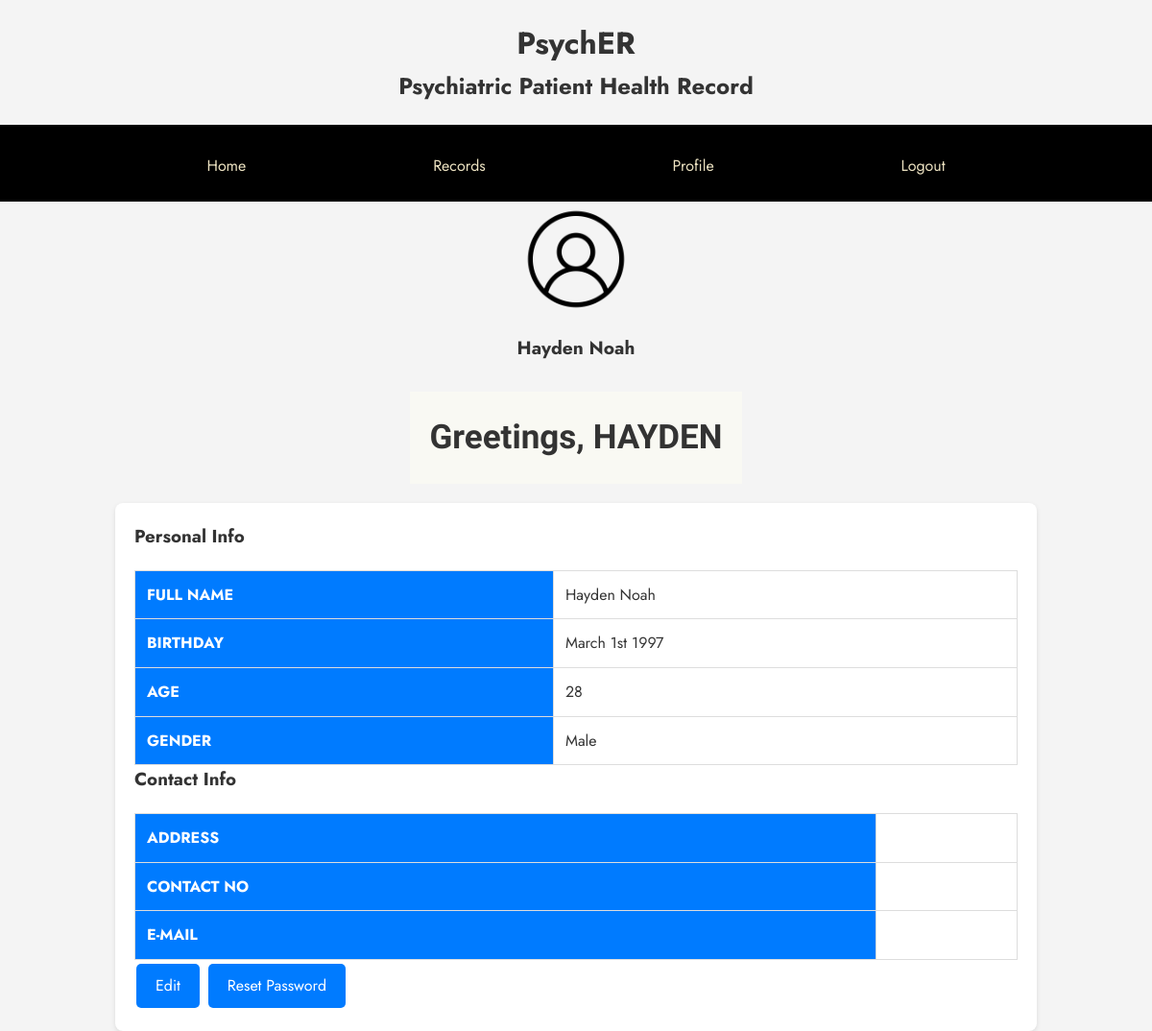
/pprofile.php (signed in), run on the app's committed database.
### tables this page shows
CREATE TABLE `patient` (
  `SSN` varchar(20) NOT NULL,
  `F_Name` char(15) NOT NULL,
  `L_Name` char(15) NOT NULL,
  `Address` varchar(30) NOT NULL,
  `Contact_No` varchar(20) NOT NULL,
  `Email` varchar(50) DEFAULT NULL,
  `Date_Of_Birth` date NOT NULL,
  `Gender` char(10) NOT NULL
);

### pprofile.php (the view, shortened to what this page needs)
<?php
include 'connection.php';
$ssn = $_SESSION["userID"];
$query = "SELECT F_Name, L_Name FROM patient WHERE SSN = ?";
$patientName = '';
if ($stmt = $conn->prepare($query)) {
    $stmt->bind_param("s", $ssn);
    $stmt->execute();
    $stmt->bind_result($firstName, $lastName);
    if ($stmt->fetch()) {
        $patientName = htmlspecialchars($firstName . ' ' . $lastName);
    }
} else {
    echo "Query error: " . $conn->error;
}
?>
<!DOCTYPE html>
<html>
<head>
  <link rel="stylesheet" type="text/css" href="pprofile_style.css">
</head>
<body>
    <div class="header">
        <h1>PsychER</h1>
        <h2>Psychiatric Patient Health Record</h2>
    </div>
    <div class="navigation-bar" style="text-align: center">
        <a href="pdashboard.php">Home</a>
        <a href="precords.php">Records</a>
        <a href="pprofile.php">Profile</a>
        <a class='logout' href="logout.php">Logout</a>
    </div>
    <div class="profile-section">
        <a href="pprofile.php">
            <img class="profile-icon" src="resource/profile.png" alt="Profile Icon" />
        </a>
        <p><?php echo $patientName; ?></p>
    </div>
    <?php
    require "connection.php";
    $uid = $_SESSION["userID"];
    $sql = "SELECT SSN, F_Name, CONCAT(F_Name, ' ', L_Name) AS Full_name, Address, Contact_No, Email, Date_Format(Date_Of_Birth, '%M %D %Y') AS Date_Of_Birth, Gender, DATE_FORMAT(NOW(), '%Y') - DATE_FORMAT(Date_Of_Birth, '%Y') - (DATE_FORMAT(NOW(), '00-%m-%d') < DATE_FORMAT(Date_Of_Birth, '00-%m-%d')) AS age FROM patient WHERE SSN=?";
    $stmt = mysqli_stmt_init($conn);
    if (!mysqli_stmt_prepare($stmt, $sql)) {
        header("Location: pdashboard.php?error=sqlerror");
        exit();
    } else {
        mysqli_stmt_bind_param($stmt, "s", $uid);
        mysqli_stmt_execute($stmt);
        $result = mysqli_stmt_get_result($stmt);
        if ($row = mysqli_fetch_assoc($result)) {
            $fname = strtoupper($row["F_Name"]);
            $fullname = $row["Full_name"];
            $address = $row["Address"];
            $cont = $row["Contact_No"];
            $mail = $row["Email"];
            $dob = $row["Date_Of_Birth"];
            $gen = $row["Gender"];
            $age = $row["age"];
            ?>
            <div class="info-container">
                <h2 class='welcome_mssg'>Greetings, <?php echo $fname; ?></h2>
                <div class='info-box'>
                    <div class='personal-info'>
                        <h3>Personal Info</h3>
                        <table class='info-table'>
                            <tr><th>FULL NAME</th><td><?php echo $fullname; ?></td></tr>
                            <tr><th>BIRTHDAY</th><td><?php echo $dob; ?></td></tr>
                            <tr><th>AGE</th><td><?php echo $age; ?></td></tr>
                            <tr><th>GENDER</th><td><?php echo $gen; ?></td></tr>
                        </table>
                    </div>
                    <div class='contact-info'>
                        <h3>Contact Info</h3>
                        <table class='info-table'>
                            <tr><th>ADDRESS</th><td><?php echo $address; ?></td></tr>
                            <tr><th>CONTACT NO</th><td><?php echo $cont; ?></td></tr>
                            <tr><th>E-MAIL</th><td><?php echo $mail; ?></td></tr>
                        </table>
                    </div>
                    <div class="action-buttons">
                        <a href="patient_info_edit.php" class="edit">Edit</a>
                        <a href='p_res_pass.php' class='res'>Reset Password</a>
                    </div>
                </div>
            </div>
            <?php
        }
    }
    ?>
    </body>
</html>

### pprofile_style.css (style rules this page uses)
* { margin: 0; padding: 0; box-sizing: border-box; }
body { font-family: 'Jost', sans-serif; background-color: #f4f4f4; color: #333; line-height: 1.6; }
.header { text-align: center; margin: 20px; }
.navigation-bar { background-color: black; overflow: hidden; font-family: "Jost", sans-serif; height: 80px; text-align: center; }
.navigation-bar a { display: inline-block; font-size: 16px; text-decoration: none; color: #ece2c1; padding: 30px 15px; margin: 0 80px; }
.welcome_mssg { font-family: "Barlow Condensed", sans-serif; font-size: 35px; background: #f9f9f3; text-align: center; padding: 20px; }
.profile-section { text-align: center; margin-bottom: 30px; }
.profile-section img.profile-icon { border-radius: 50%; width: 120px; height: 120px; }
.profile-section p { font-weight: bold; margin-top: 10px; color: #333; font-size: 1.2em; }
.info-container { width: 100%; display: flex; justify-content: center; align-items: center; flex-direction: column; }
.info-box { box-shadow: 0 2px 5px rgba(0, 0, 0, 0.1); border-radius: 8px; background-color: #fff; padding: 20px; width: 80%; max-width: 960px; margin: 0 auto; }
.welcome_mssg { margin-bottom: 20px; }
.info-table { width: 100%; border-collapse: collapse; margin-top: 20px; }
.info-table th, .info-table td { padding: 12px; border: 1px solid #ddd; text-align: left; }
.info-table th { background-color: #007bff; color: white; }
.action-buttons a { background-color: #007bff; color: white; border: none; padding: 10px 20px; text-decoration: none; display: inline-block; font-size: 16px; margin: 4px 2px; transition-duration: 0.4s; cursor: pointer; border-radius: 5px; }

### data on the page
patient: patientName "Hayden Noah", F_Name "HAYDEN", Gender "Male"

### other printed values
$fullname "Hayden Noah"
$dob "March 1st 1997"
$age "28"
